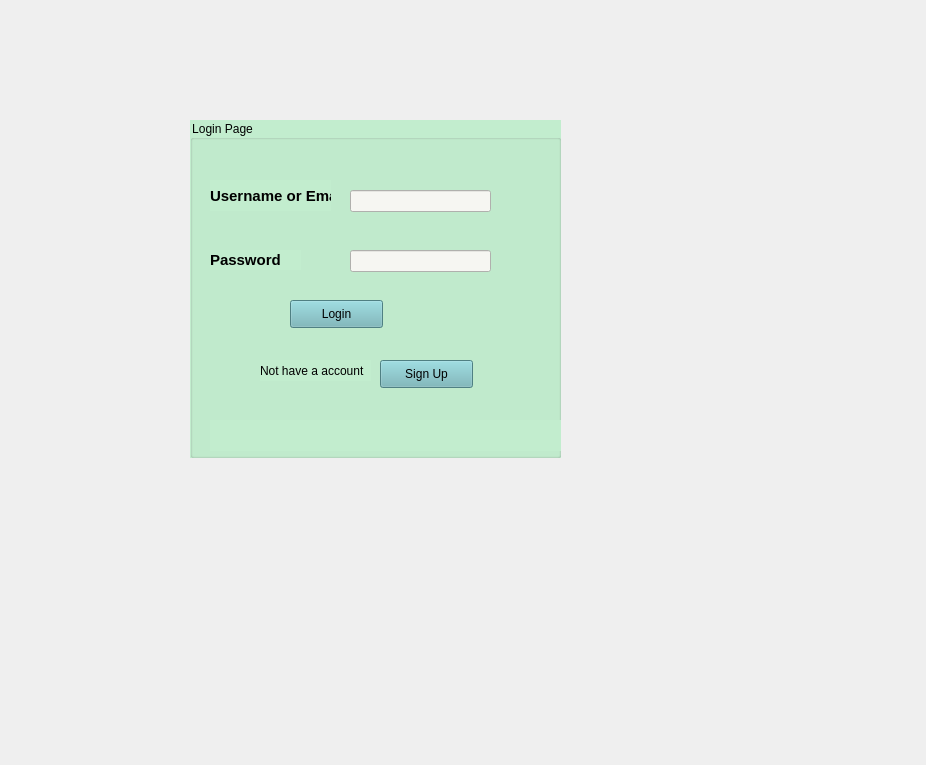
<?xml version="1.0" encoding="UTF-8"?>
<ui version="4.0">
 <class>Form</class>
 <widget class="QWidget" name="Form">
  <property name="geometry">
   <rect>
    <x>0</x>
    <y>0</y>
    <width>926</width>
    <height>765</height>
   </rect>
  </property>
  <property name="windowTitle">
   <string>Form</string>
  </property>
  <widget class="QGroupBox" name="groupBox">
   <property name="geometry">
    <rect>
     <x>190</x>
     <y>120</y>
     <width>371</width>
     <height>338</height>
    </rect>
   </property>
   <property name="styleSheet">
    <string notr="true">background-color:rgb(194,237,206)</string>
   </property>
   <property name="title">
    <string>Login Page</string>
   </property>
   <widget class="QLabel" name="username_label">
    <property name="geometry">
     <rect>
      <x>20</x>
      <y>60</y>
      <width>121</width>
      <height>31</height>
     </rect>
    </property>
    <property name="font">
     <font>
      <pointsize>11</pointsize>
      <weight>75</weight>
      <bold>true</bold>
     </font>
    </property>
    <property name="text">
     <string>Username or Email</string>
    </property>
   </widget>
   <widget class="QLabel" name="password_label">
    <property name="geometry">
     <rect>
      <x>20</x>
      <y>130</y>
      <width>91</width>
      <height>20</height>
     </rect>
    </property>
    <property name="font">
     <font>
      <pointsize>11</pointsize>
      <weight>75</weight>
      <bold>true</bold>
     </font>
    </property>
    <property name="text">
     <string>Password</string>
    </property>
   </widget>
   <widget class="QLineEdit" name="username_lineedit">
    <property name="geometry">
     <rect>
      <x>160</x>
      <y>70</y>
      <width>141</width>
      <height>22</height>
     </rect>
    </property>
    <property name="styleSheet">
     <string notr="true">background-color:rgb(246,246,242)</string>
    </property>
    <property name="clearButtonEnabled">
     <bool>false</bool>
    </property>
   </widget>
   <widget class="QLineEdit" name="password_lineedit">
    <property name="geometry">
     <rect>
      <x>160</x>
      <y>130</y>
      <width>141</width>
      <height>22</height>
     </rect>
    </property>
    <property name="styleSheet">
     <string notr="true">background-color:rgb(246,246,242)</string>
    </property>
    <property name="text">
     <string/>
    </property>
    <property name="echoMode">
     <enum>QLineEdit::Password</enum>
    </property>
   </widget>
   <widget class="QPushButton" name="login_btn">
    <property name="geometry">
     <rect>
      <x>100</x>
      <y>180</y>
      <width>93</width>
      <height>28</height>
     </rect>
    </property>
    <property name="styleSheet">
     <string notr="true">background-color:rgb(111,179,184)</string>
    </property>
    <property name="text">
     <string>Login</string>
    </property>
   </widget>
   <widget class="QPushButton" name="signup_btn">
    <property name="geometry">
     <rect>
      <x>190</x>
      <y>240</y>
      <width>93</width>
      <height>28</height>
     </rect>
    </property>
    <property name="styleSheet">
     <string notr="true">background-color:rgb(111,179,184)</string>
    </property>
    <property name="text">
     <string>Sign Up</string>
    </property>
   </widget>
   <widget class="QLabel" name="label">
    <property name="geometry">
     <rect>
      <x>70</x>
      <y>240</y>
      <width>111</width>
      <height>21</height>
     </rect>
    </property>
    <property name="text">
     <string>Not have a account</string>
    </property>
   </widget>
   <widget class="QLabel" name="error_label">
    <property name="geometry">
     <rect>
      <x>20</x>
      <y>300</y>
      <width>431</width>
      <height>31</height>
     </rect>
    </property>
    <property name="styleSheet">
     <string notr="true">
	padding-left:4px;
</string>
    </property>
    <property name="text">
     <string/>
    </property>
   </widget>
  </widget>
 </widget>
 <resources/>
 <connections/>
</ui>
